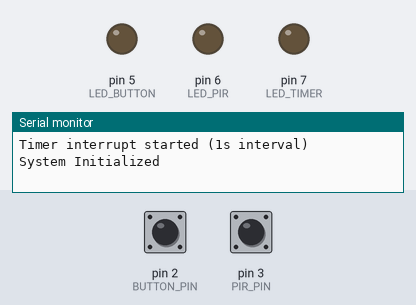
Bench run of a sketch on a simulated Arduino Uno, built with avr-gcc and run on an emulated ATmega328P. Shown: output pins drawn as LEDs (lit = HIGH), the last lines printed to the serial monitor. Inputs (shaded band) come from the test bench; at power-on: pin 2 (BUTTON_PIN) HIGH, pin 3 (PIR_PIN) HIGH.

Above: at 2.2 s.
2.3 s: pin 2 (BUTTON_PIN) pulled LOW for 0.15 s
At 3.2 s:
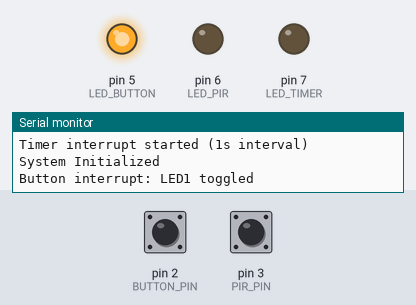
3.9 s: pin 2 (BUTTON_PIN) pulled LOW for 1 s
At 4.4 s:
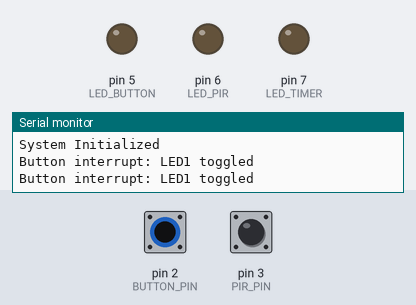
6.4 s: pin 2 (BUTTON_PIN) pulled LOW for 3.2 s
At 7.5 s:
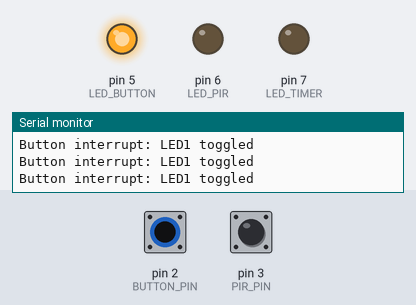
11.1 s: pin 3 (PIR_PIN) pulsed LOW 5 times (0.12 s each, 0.3 s apart)
At 12.8 s:
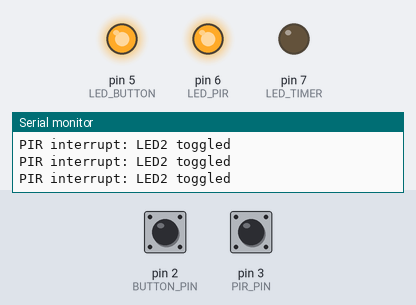
14.1 s: pin 2 (BUTTON_PIN) pulled LOW for 0.15 s
At 14.6 s:
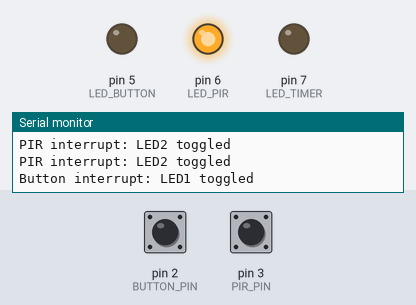
Timing chart, 0 to 16.7 s (numbered marks = the images above; inputs shaded):
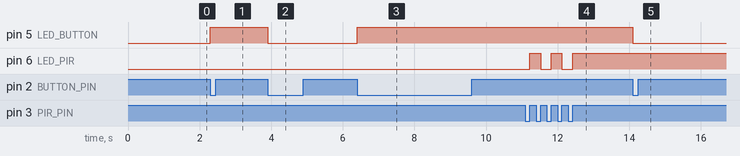

Measured:
- after the input at 2.3 s, pin 5 (LED_BUTTON): LOW → HIGH at once
- after the input at 3.9 s, pin 5 (LED_BUTTON): HIGH → LOW at once
- after the input at 6.4 s, pin 5 (LED_BUTTON): LOW → HIGH at once
- after the input at 11.1 s, pin 6 (LED_PIR): alternates HIGH for 0.30 s and LOW for 0.30 s, 5 changes in all, then stays HIGH, starting after 0.12 s
- after the input at 14.1 s, pin 5 (LED_BUTTON): HIGH → LOW at once

The sketch:

4.3dsketch.ino
```cpp
#define USING_TIMER_TC3 true

#include <SAMDTimerInterrupt.h>
#include <Wire.h>
#include <BH1750.h>

SAMDTimer ITimer(TIMER_TC3);

#define BUTTON_PIN     2  // External Interrupt
#define PIR_PIN        3  // External Interrupt
#define LED_BUTTON     5
#define LED_PIR        6
#define LED_TIMER      7

BH1750 lightSensor;

volatile bool buttonState = false;
volatile bool pirState = false;
volatile bool timerFlag = false;

// Interrupt Service Routines
void handleButtonInterrupt() {
  buttonState = !buttonState;
  digitalWrite(LED_BUTTON, buttonState);
  Serial.println("Button interrupt: LED1 toggled");
}

void handlePIRInterrupt() {
  pirState = !pirState;
  digitalWrite(LED_PIR, pirState);
  Serial.println("PIR interrupt: LED2 toggled");
}

// Timer ISR - called every 1000ms
void TimerHandler() {
  digitalWrite(LED_TIMER, !digitalRead(LED_TIMER));
  timerFlag = true;  // Used to print sensor data from loop()
}

void setup() {
  Serial.begin(115200);
  delay(1000);

  // Use internal pull-up for the button pin
  pinMode(BUTTON_PIN, INPUT_PULLUP);
  pinMode(PIR_PIN, INPUT);
  pinMode(LED_BUTTON, OUTPUT);
  pinMode(LED_PIR, OUTPUT);
  pinMode(LED_TIMER, OUTPUT);

  // Interrupt on FALLING edge because button pulls pin LOW when pressed
  attachInterrupt(digitalPinToInterrupt(BUTTON_PIN), handleButtonInterrupt, FALLING);
  attachInterrupt(digitalPinToInterrupt(PIR_PIN), handlePIRInterrupt, RISING);

  Wire.begin();
  lightSensor.begin();

  // Timer setup: 1 second (1000 ms)
  if (ITimer.attachInterruptInterval(1000000, TimerHandler)) {
    Serial.println("Timer interrupt started (1s interval)");
  }

  Serial.println("System Initialized");
}

void loop() {
  if (timerFlag) {
    timerFlag = false;
    float lux = lightSensor.readLightLevel();
    Serial.print("Light sensor reading (BH1750): ");
    Serial.print(lux);
    Serial.println(" lx");
  }
}
```
